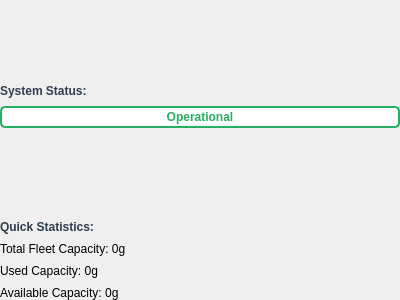
<?xml version="1.0" encoding="UTF-8"?>
<ui version="4.0">
 <class>StatisticsPanel</class>
 <widget class="QWidget" name="StatisticsPanel">
  <property name="geometry">
   <rect>
    <x>0</x>
    <y>0</y>
    <width>400</width>
    <height>300</height>
   </rect>
  </property>
  <layout class="QVBoxLayout" name="verticalLayout">
   <property name="spacing">
    <number>8</number>
   </property>
   <property name="leftMargin">
    <number>0</number>
   </property>
   <property name="topMargin">
    <number>0</number>
   </property>
   <property name="rightMargin">
    <number>0</number>
   </property>
   <property name="bottomMargin">
    <number>0</number>
   </property>
   <item>
    <spacer name="verticalSpacer_3">
     <property name="orientation">
      <enum>Qt::Vertical</enum>
     </property>
     <property name="sizeHint" stdset="0">
      <size>
       <width>20</width>
       <height>10</height>
      </size>
     </property>
    </spacer>
   </item>
   <item>
    <widget class="QLabel" name="label_9">
     <property name="text">
      <string>System Status:</string>
     </property>

     <property name="styleSheet">
      <string notr="true">font-weight: bold; color: #2c3e50;</string>
     </property>
    </widget>
   </item>
   <item>
    <widget class="QLabel" name="systemStatusLabel">

     <property name="text">
      <string>Operational</string>
     </property>
     <property name="alignment">
      <set>Qt::AlignCenter</set>
     </property>
     <property name="styleSheet">
      <string notr="true">border-style: solid;border-width: 2px;border-color: #27ae60; background-color: #ffffff; color: #27ae60; padding: 2px; border-radius: 5px; font-weight: bold;</string>
     </property>
    </widget>
   </item>
   <item>
    <spacer name="verticalSpacer_4">
     <property name="orientation">
      <enum>Qt::Vertical</enum>
     </property>
     <property name="sizeHint" stdset="0">
      <size>
       <width>20</width>
       <height>10</height>
      </size>
     </property>
    </spacer>
   </item>
   <item>
    <widget class="QLabel" name="label_10">
     <property name="text">
      <string>Quick Statistics:</string>
     </property>
     <property name="styleSheet">
      <string notr="true">font-weight: bold; color: #2c3e50;</string>
     </property>
    </widget>
   </item>
   <item>
    <widget class="QLabel" name="totalCapacityLabel">
     <property name="text">
      <string>Total Fleet Capacity: 0g</string>
     </property>
    </widget>
   </item>
   <item>
    <widget class="QLabel" name="usedCapacityLabel">
     <property name="text">
      <string>Used Capacity: 0g</string>
     </property>
    </widget>
   </item>
   <item>
    <widget class="QLabel" name="availableCapacityLabel">
     <property name="text">
      <string>Available Capacity: 0g</string>
     </property>
    </widget>
   </item>
  </layout>
 </widget>
 <resources/>
 <connections/>
</ui>
